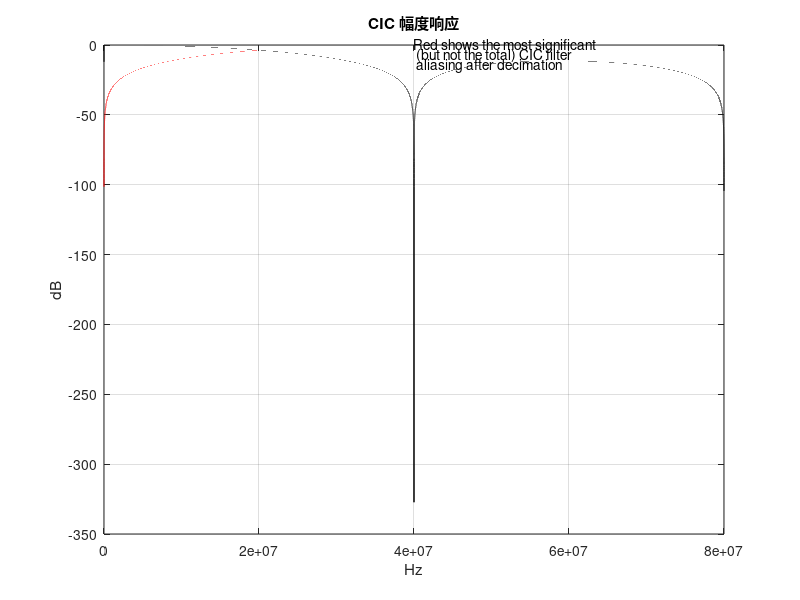
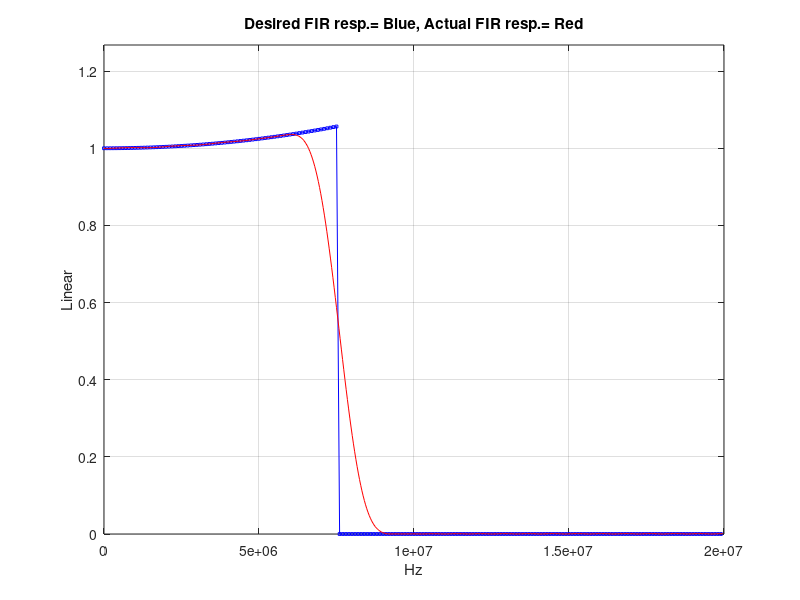
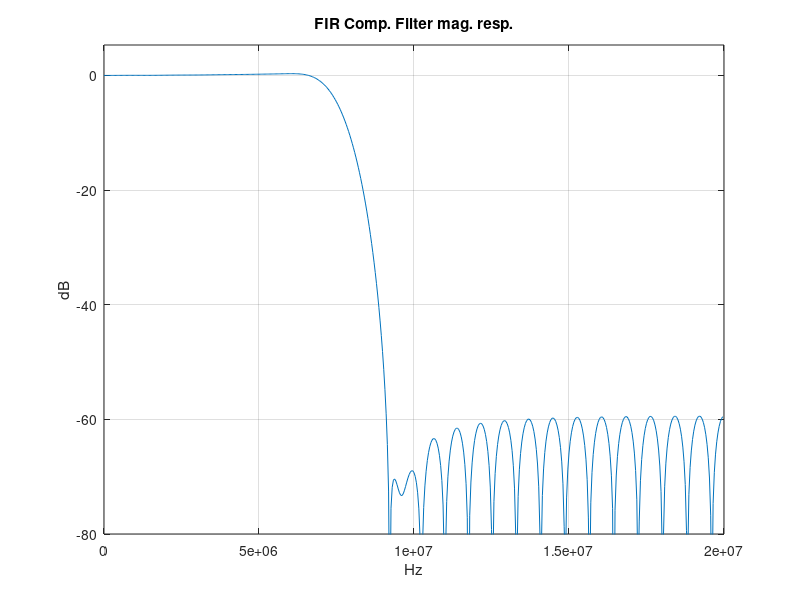
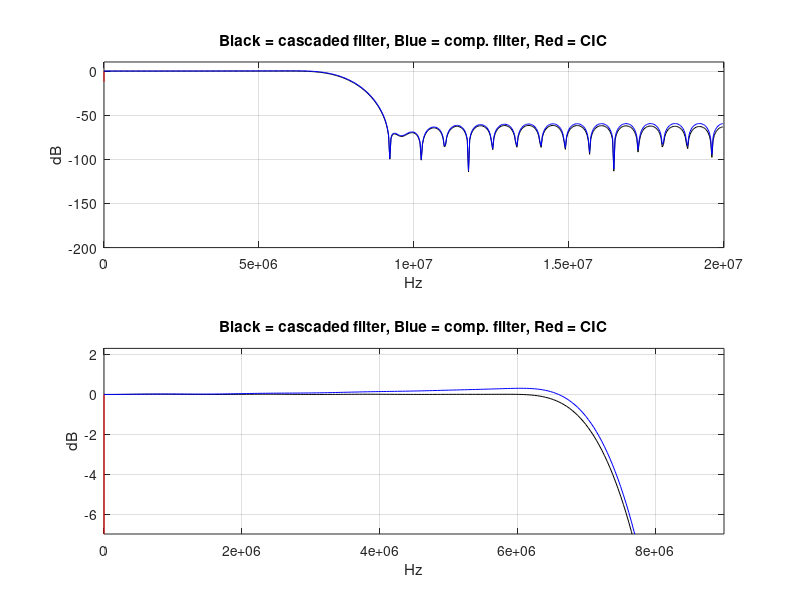

Write the MATLAB code that produced these figures, in order.
clear
clc
close all
%% 
% 设置补偿滤波器的阶数
FIR_Order = 50; % 滤波器阶数比滤波器系数个数少1
% 频谱的频率点数
Num_Freq_Points = 512*512; % Also try, 256 or 1024
% 设置显示的最小幅值(dB)
Threshold = -200; % dB
%%%%%%%%%%%%%%%%%%%%%%%%%%%%%%%%%%%%%%%%%%%%%
%% Define parameters of your desired CIC filter
%%%%%%%%%%%%%%%%%%%%%%%%%%%%%%%%%%%%%%%%%%%%%%
M = 1;     % 滤波器级联级数
R = 4;  % 抽取因子
N = 1;     % 差分时延
Fs = 160e6;    % 原始采样频率
Fp = 75e5;     %8.5e6 8.5e5 8.5e4 8.5e3 通带截止频率(-6dB)

% 检查通带范围，需不大于降采样后采样频率的一半
if Fp >= 0.5*Fs/R 
    disp(['Fp必须小于Fs/R = ',num2str(Fs/R) ,' Hz的1/2'])
    return 
end
%%%%%%%%%%%%%%%%%%%%%%%%%%%%%%%%%%%%%%%%%%%%%%%%%%%%
%% CIC滤波器的幅频
%%%%%%%%%%%%%%%%%%%%%%%%%%%%%%%%%%%%%%%%%%%%%%%%%%%%%
% 归一化频率范围
Freq = 0: 1/(2*Num_Freq_Points): 0.5-1/(2*Num_Freq_Points);
% CIC幅频函数
Spec_CIC = (R*N*sin(pi*Freq*R*N)./sin(pi*Freq)).^M;
Spec_CIC(1) = (R*N)^M;
Spec_Mag_CIC = abs(Spec_CIC); % 幅度
Spec_Mag_CIC = Spec_Mag_CIC/max(Spec_Mag_CIC); % 归一化幅度
Spec_Mag_dB_CIC = 20*log10(Spec_Mag_CIC); % 转换到dB
figure(1), clf
Freq_Plot_Axis_1 = (0:Num_Freq_Points-1)*Fs/(2*Num_Freq_Points);
plot(Freq_Plot_Axis_1, Spec_Mag_dB_CIC, '-k')
% axis([0, Fs/2, Threshold, 5])
xlim([0, Fs/2])
xlabel('Hz'), ylabel('dB'),
title('CIC 幅度响应'), grid on, zoom on
% Determine & plot CIC filter aliasing after decimation
Mainlobe_Indices = 1:round(2*Num_Freq_Points/(R));
Mainlobe = Spec_Mag_dB_CIC(Mainlobe_Indices);
Mainlobe_Flipped = fliplr(Mainlobe);
% Find "aliased-mainlobe < mainlobe" freq indices
Indices = [1]; % Intialize
for Loop = 2:round(2*Num_Freq_Points/(R))
    if Mainlobe(Loop) >= Mainlobe_Flipped(Loop)
        Indices = [Indices, Loop];
    else
        end
end
hold on
plot(Freq_Plot_Axis_1(Indices), Mainlobe_Flipped(Indices), '-r')
hold off
text(Fs/R, 0, 'Red shows the most significant')
text(Fs/R, -7, ' (but not the total) CIC filter')
text(Fs/R, -14, ' aliasing after decimation')

% End of CIC filter design
%%%%%%%%%%%%%%%%%%%%%%%%%%%%%%%%%%%%%%%%%%%%%%
%% cic的fir补偿滤波器设计

Num_FIR_Design_Freq_Points = 4*FIR_Order;
FIR_Freq_Vector = linspace(0, 1, Num_FIR_Design_Freq_Points);

% 生成cic幅频幅值函数的倒数，作为补偿滤波器的幅度
CIC_Freq_vector = 0:round(Num_FIR_Design_Freq_Points*Fp/(Fs/(2*R)));
CIC_Freq_vector = (1/R)*CIC_Freq_vector/Num_FIR_Design_Freq_Points;
% 根据公式，生成倒数
Inverse_CIC = 1./((1/(R*N)^M)*(sin(pi*CIC_Freq_vector*R*N/2)...
    ./sin(pi*CIC_Freq_vector/2)).^M);
%  Richard Lyons – March, 2020 Page 16
Inverse_CIC(1) = 1; % Eliminate the NaN first sample
Inverse_CIC(Num_FIR_Design_Freq_Points) = 0;
Freq_Plot_Axis_2 = (0:Num_FIR_Design_Freq_Points-1)*(Fs/(2*R))...
    /(Num_FIR_Design_Freq_Points);
figure(2), clf
plot(Freq_Plot_Axis_2, Inverse_CIC, '-bs', 'markersize', 2)
title('Desired FIR resp.= Blue, Actual FIR resp.= Red')
ylabel('Linear'), xlabel('Hz'), grid on, zoom on
% Compute FIR compensation filter coeffs
FIR_Coeffs = fir2(FIR_Order, FIR_Freq_Vector, ...
    Inverse_CIC, chebwin(FIR_Order+1, 50));
disp(['FIR coefficients = ', num2str(FIR_Coeffs)])
% Compute freq response of a unity-gain FIR Comp. filter
Num_Freq_Points = 512;
Spec_Comp_Filter = fft(FIR_Coeffs, 2*Num_Freq_Points);
Spec_Comp_Filter = Spec_Comp_Filter(1:Num_Freq_Points); % Pos. freqs only
Mag_Comp_Filter = abs(Spec_Comp_Filter);
Mag_dB_Comp_Filter = 20*log10(Mag_Comp_Filter);
%Freq_Plot_Axis_3 = (0:Num_Freq_Points-1)*(Fs/R)/(Num_Freq_Points);
Freq_Plot_Axis_3 = (0:Num_Freq_Points-1)*(Fs/(2*R))/(Num_Freq_Points);
figure(2)
hold on
plot(Freq_Plot_Axis_3, Mag_Comp_Filter, '-r', 'markersize', 2)
hold off
axis([0, Fs/(2*R), 0, 1.2*max(Inverse_CIC)])
figure(3), clf
plot(Freq_Plot_Axis_3, Mag_dB_Comp_Filter)
axis([0, Fs/(2*R), -80, max(Mag_dB_Comp_Filter)+5])
xlabel('Hz'), ylabel('dB')
title('FIR Comp. Filter mag. resp.'), grid on, zoom on
%%%%%%%%%%%%%%%%%%%%%%%%%%%%%%%%%%%%%%%%%%%%%
% End of FIR compensation filter design
%%%%%%%%%%%%%%%%%%%%%%%%%%%%%%%%%%%%%%%%%%%%%%
%%%%%%%%%%%%%%%%%%%%%%%%%%%%%%%%%%%%%%%%%%%%%%%%%%%%%%%%%%%%%%%%
% Multiply the unity-gain FIR comp. filter complex freq response times
% the CIC filter's complex **mainlobe-only** freq response
%%%%%%%%%%%%%%%%%%%%%%%%%%%%%%%%%%%%%%%%%%%%%%%%%%%%%%%%%%%%%%%%%
% Compute CIC filter's mainlobe-only response (using Num_Freq_Points)
CIC_Mainlobe_Freq_vector = 0:Num_Freq_Points -1;
CIC_Mainlobe_Freq_vector = 0.5*(2/R)*...
    CIC_Mainlobe_Freq_vector/Num_Freq_Points;
CIC_Mainlobe = ((1/(R*N))*(sin(pi*CIC_Mainlobe_Freq_vector*R*N/2)...
    ./sin(pi*CIC_Mainlobe_Freq_vector/2))).^M;
CIC_Mainlobe(1) = 1; % Zero Hz

% Compute the frequency magnitude response of the cascaded filters
Cascaded_Filter_Spec_Mag = abs(CIC_Mainlobe...
    .*Spec_Comp_Filter);
%  Richard Lyons – March, 2020 Page 17

% Compute cascaded response in dB for plotting
Cascaded_Filter_Spec_Mag_dB = 20*log10(Cascaded_Filter_Spec_Mag);
Freq_Plot_Axis_3 = (0:Num_Freq_Points-1)*(Fs/(2*R))/(Num_Freq_Points);
% Plot cascaded filters' combined freq. magnitude response
figure(4), clf
subplot(2,1,1)
plot(Freq_Plot_Axis_3, Cascaded_Filter_Spec_Mag_dB, '-k')
hold on
plot(Freq_Plot_Axis_1(1:51), Spec_Mag_dB_CIC(1:51), '-r')
plot(Freq_Plot_Axis_3, Mag_dB_Comp_Filter, '-b')
hold off
axis([0, Fs/(2*R), Threshold, max(Mag_dB_Comp_Filter)+10])
xlabel('Hz'), ylabel('dB')
title('Black = cascaded filter, Blue = comp. filter, Red = CIC')
grid on, zoom on

subplot(2,1,2)
plot(Freq_Plot_Axis_3, Cascaded_Filter_Spec_Mag_dB, '-k')
hold on
plot(Freq_Plot_Axis_1(1:51), Spec_Mag_dB_CIC(1:51), '-r')
plot(Freq_Plot_Axis_3, Mag_dB_Comp_Filter, '-b')
hold off
title('Black = cascaded filter, Blue = comp. filter, Red = CIC')
axis([0, 1.2*Fp, -6-N, max(Mag_dB_Comp_Filter)+2])
xlabel('Hz'), ylabel('dB')
grid on, zoom on
